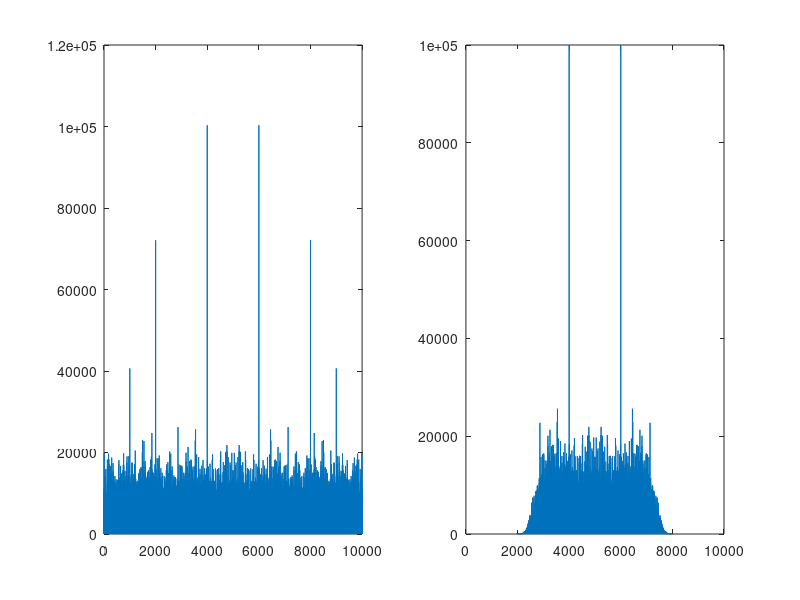

Reproduce this figure in MATLAB.
load("coefficient.mat");
fs=10000;
t = 0 : 1/fs : 10-1/fs;
d_in = (1.7)*sin(2*pi*1000*t) ...
  + (1.5)*sin(2*pi*3000*t) ...
  + (1.3)*sin(2*pi*4000*t) + 50*randn(size(t));
f_d_in = fft(d_in);
f_d_in = fftshift(f_d_in);
n = length(d_in);
f = (0 : n-1) * (fs/n);
subplot(1,2,1);
power = abs(f_d_in).^2/n;
plot(f, power);
subplot(1,2,2);
result = filter(b, 1, d_in);
f_result = fft(result);
f_result = fftshift(f_result);
result_pow = abs(f_result).^2/n;
plot(f, result_pow);